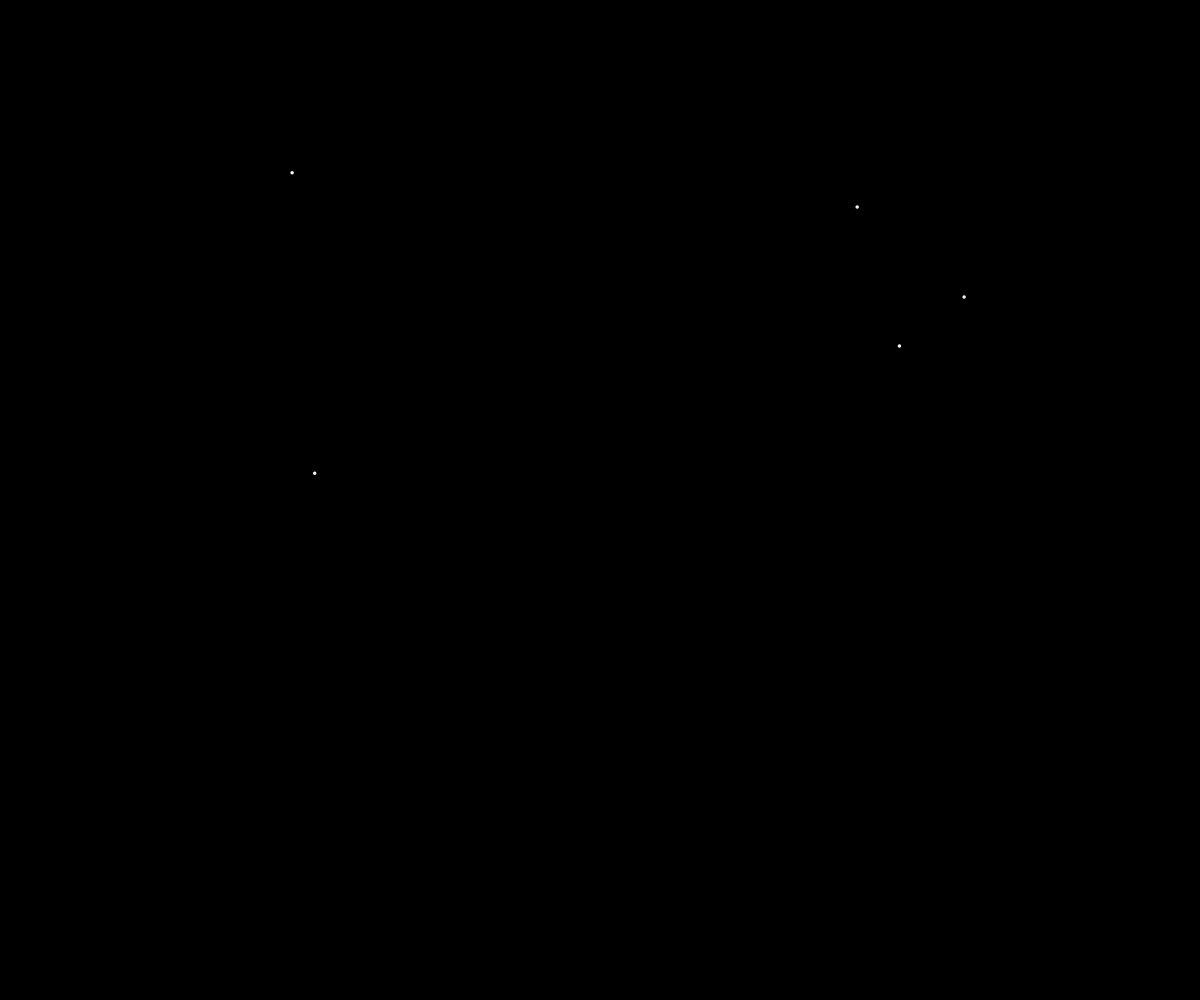
Frame 1 (no input)
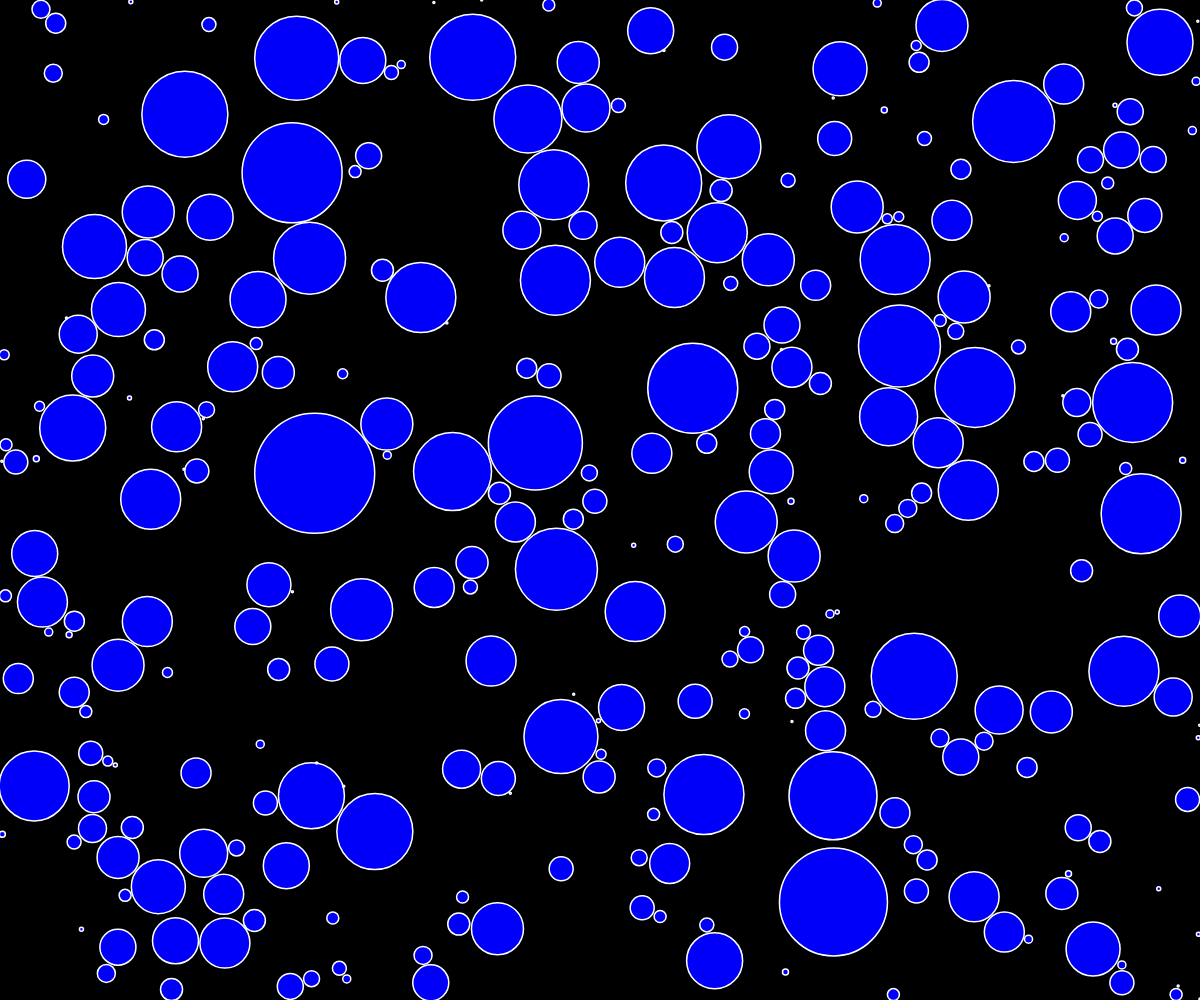
Frame 60 (no input)
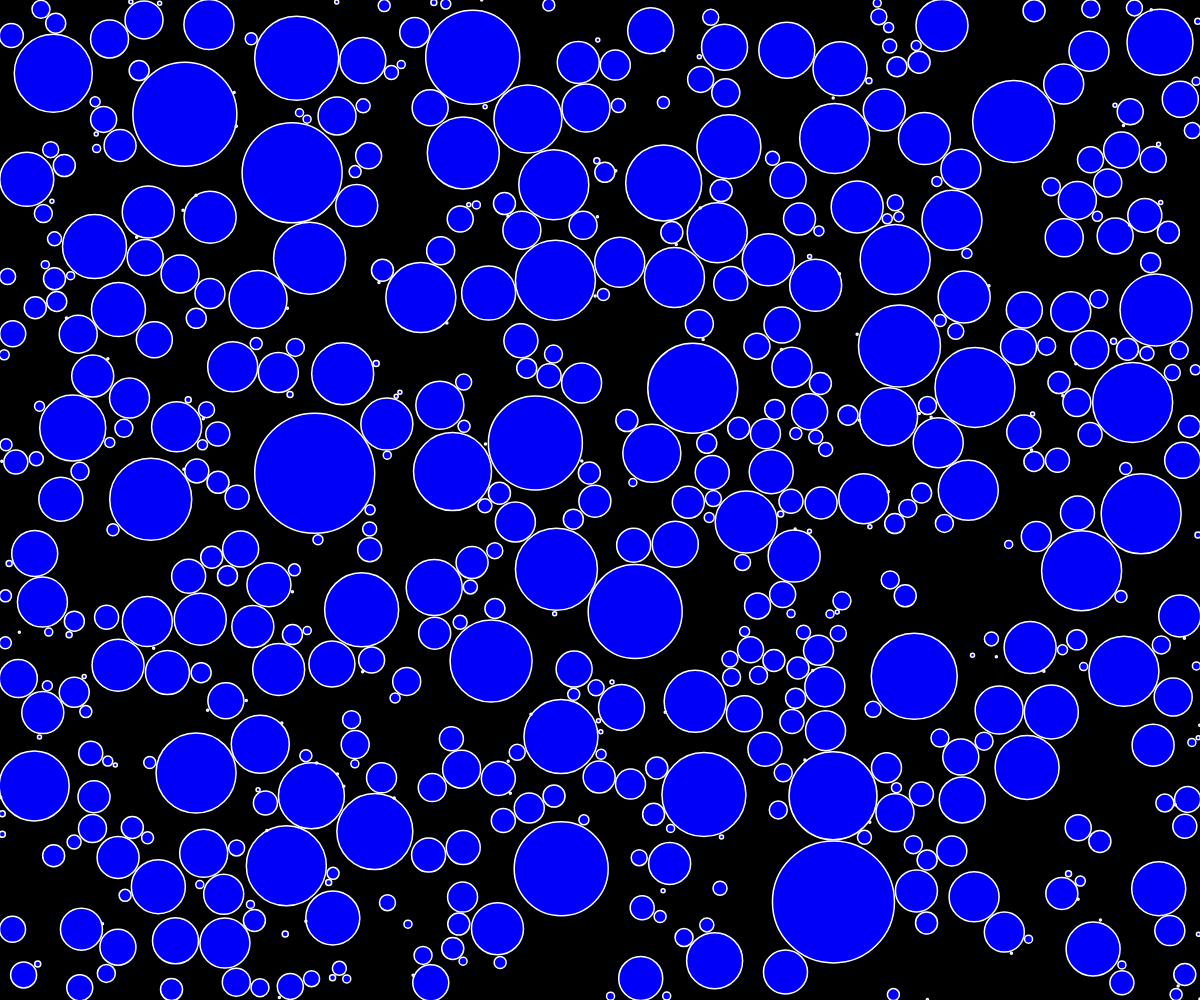
Frame 120 (the mouse pressed at the canvas centre since frame 60)

The p5.js sketch that drew these frames (run headless with seeded random() and noise() and a simulated clock; from frame 60 on, the mouse is pressed at the canvas centre):

// p5.js sketch
// ── sketch.js
// Nicholas Huaman
var circles;

function setup() {
  createCanvas(window.innerWidth, window.innerHeight);
  circles = [];
}

function draw() {
  background(0);
  frameRate(20)

  var total = 5;
  var count = 0;
  var attempts = 0;

  while (count < total) {
    var newC = newCircle();
    if (newC !== null) {
      circles.push(newC);
      count++;
    }
    attempts++;
    if (attempts > 100) {
      noLoop();
      console.log("finished");
      break;
    }
  }

  for (var i = 0; i < circles.length; i++) {
    var circle = circles[i];

    if (circle.growing) {
      if (circle.edges()) {
        circle.growing = false;
      } else {
        for (var j = 0; j < circles.length; j++) {
          var other = circles[j];
          if (circle !== other) {
            var d = dist(circle.x, circle.y, other.x, other.y);
            var distance = circle.r + other.r;

            if (d - 2 < distance) {
              circle.growing = false;
              break;
            }
          }
        }
      }
    }

    circle.show();
    circle.grow();
  }
}

function newCircle() {
  var x = random(width);
  var y = random(height);
  var valid = true;
  for (var i = 0; i < circles.length; i++) {
    var circle = circles[i];
    var d = dist(x, y, circle.x, circle.y);
    if (d < circle.r) {
      valid = false;
      break;
    }
  }
  if (valid) {
    return new Circle(x, y);
  } else {
    return null;
  }
}

// ── Circle.js
// Nicholas Huaman
function Circle(x, y) {
  this.x = x;
  this.y = y;
  this.r = 1;
  this.growing = true;

  this.grow = function() {
    if (this.growing) {
      this.r += 1;
    }
  }

  this.show = function() {
    stroke(255);
    fill(0,0,250);

    strokeWeight(1.5);
    ellipse(this.x, this.y, this.r * 2, this.r * 2);
  }

  this.edges = function() {
    return (this.x + this.r >= width || this.x - this.r <= 0 || this.y + this.r >= height || this.y - this.r <= 0)
  }
}
